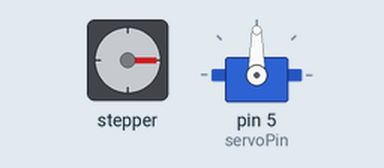
This sketch was run on a simulated Arduino Uno, built with avr-gcc and run on an emulated ATmega328P. On the bench: stepper motor, servo. Wiring (inferred from the names in the program): stepper motor driver (200 steps per turn assumed): step pin 3; direction pin 4.

Above: at 0.05 s.
At 4.5 s:
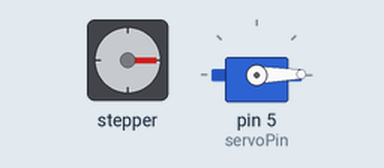
At 7.05 s:
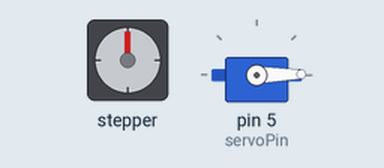
At 9.0 s:
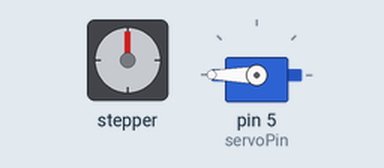
Timing chart, 0 to 11.7 s (numbered marks = the images above):
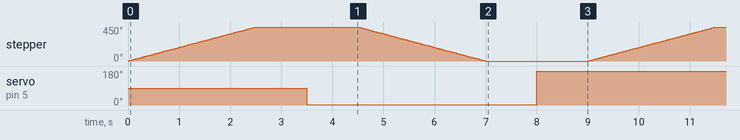

Measured:
- by itself, stepper: turns 450° clockwise in 2.5 s, then 450° counter-clockwise in 2.5 s, repeating every 9.0 s
- by itself, servo on pin 5 (servoPin): alternates 180° for 4.5 s and 1° for 4.5 s

The sketch:

fouette.ino
```cpp
//inclui Servo Libery
#include <Servo.h>
//declara pino do servo
int servoPin = 5;
const int minSec = 795;
const int maxSec = 2180;
//Cria objeto servo
Servo Servo1;
// define pinos driver
const int stepPin = 3;
const int dirPin = 4;

void setup() {
  // Sets the two pins as Outputs
  pinMode(stepPin,OUTPUT);
  pinMode(dirPin,OUTPUT);
  //Define pino do servo como sinal
  Servo1.attach(servoPin, minSec, maxSec);
}
void loop() {
  digitalWrite(dirPin,HIGH); //muda direcao do stepper
  // 250 revolucoes ( curso total)
  for(int x = 0; x < 250; x++) {
    digitalWrite(stepPin,HIGH);
    delayMicroseconds(5000);
    digitalWrite(stepPin,LOW);
    delayMicroseconds(5000);
  }
  delay(1000); // uma pausa
  //faz servo ir para zero graus
  Servo1.write(1);
  delay(1000); // outra pausa

  digitalWrite(dirPin,LOW); //muda direcao stepper
  // 250 revolucoes curso
  for(int x = 0; x < 250; x++) {
    digitalWrite(stepPin,HIGH);
    delayMicroseconds(5000);
    digitalWrite(stepPin,LOW);
    delayMicroseconds(5000);
  }
  delay(1000); // outra pausa
  //Faz servo ir para 180 graus
  Servo1.write(180);
  delay(1000);
}
```
